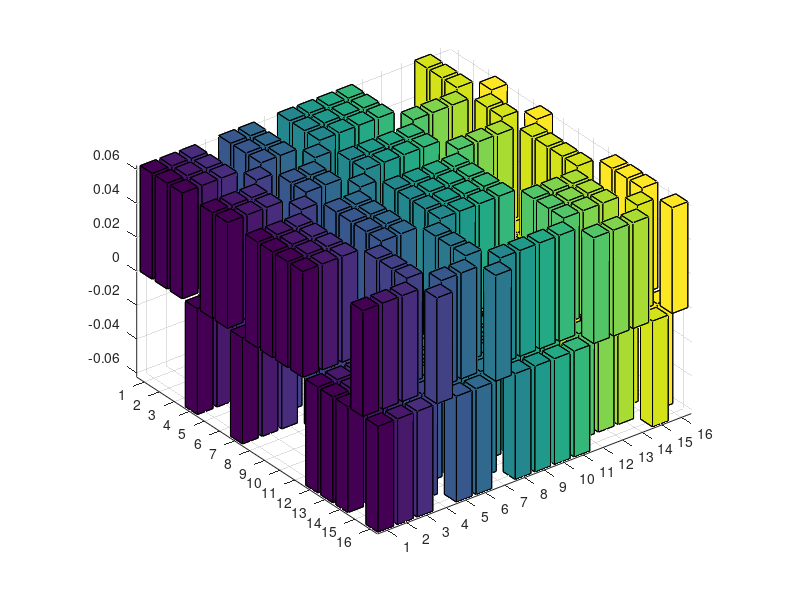

Write MATLAB code to recreate this figure.

sigmaX=[0 1;1 0];
sigmaZ=[1 0;0 -1];
sigmaY=[0,-1i;1i,0];

N = 4;

start=0;
for n=1:N-2;
  zxz=kron(kron(sigmaZ,sigmaX),sigmaZ);
  start=start-kron(kron(eye(2^(n-1)),zxz),eye(2^(N-n-2)));
end %for
start=start-kron(kron(sigmaX,sigmaZ),eye(2^(N-2)));
start=start-kron(eye(2^(N-2)),kron(sigmaZ,sigmaX));
[vertical,diagonal]=eig(start);
[junk,index]=min(diag(diagonal));
c=vertical(:,index(1));
c=c/sqrt(c'*c);

rho_c = c*c';
figure;bar3(rho_c)